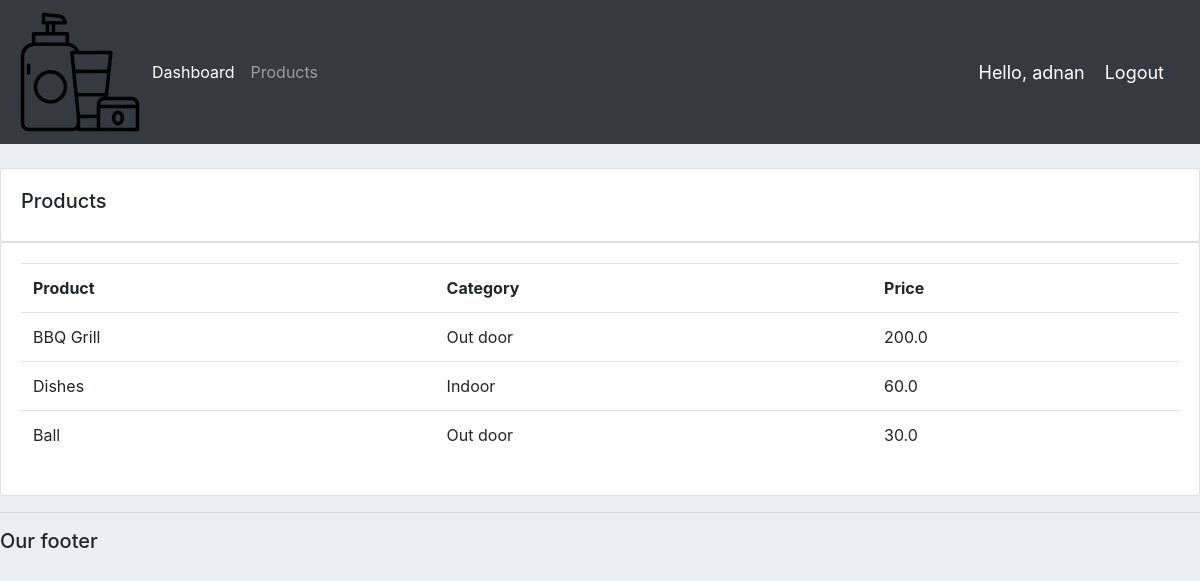
Screenshot of /products/ (signed in) with the database file from the repository.
### accounts/models.py (models this page shows, shortened)
class Product(models.Model):
    CATEGORY = (
                ('Indoor','Indoor'),
                ('Out door','Out door'),
            )
    name = models.CharField(max_length=200,null=True)
    price = models.FloatField(null=True)
    category = models.CharField(max_length=200,null=True,choices=CATEGORY)
    description = models.CharField(max_length=200,null=True, blank=True)
    date_created = models.DateTimeField(auto_now_add=True,null=True)
    tags = models.ManyToManyField(Tag)

### accounts/decorators.py (the view)
		def wrapper_func(request, *args, **kwargs):
			group = None
			if request.user.groups.exists():
				group = request.user.groups.all()[0].name
			if group in allowed_roles:
				return view_func(request, *args, **kwargs)
			else:
				return HttpResponse('You are not authorized to view this page')

### accounts/views.py (called while the page is built)
@login_required(login_url='login')
@allowed_users(allowed_roles=['admin'])
def products(request):
    products = Product.objects.all()
    return render(request,'accounts/products.html',{
        'products':products
    })

### accounts/templates/accounts/products.html
{% extends 'accounts/main.html' %}
{% block content %}
<br>
<div class="row">
    <div class="col-md">
        <div class="card card-body">
            <h5>Products</h5>
        </div>
        <div class="card card-body">
            <table class="table">
                <tr>
                    <th>Product</th>
                    <th>Category</th>
                    <th>Price</th>
                </tr>
                {% for i in products %}
                    <tr>
                        <td>
                            {{ i.name }}
                        </td>
                        <td>
                            {{ i.category }}
                        </td>
                        <td>
                            {{ i.price }}
                        </td>
                    </tr>
                {% endfor %}
            </table>
        </div>
    </div>
</div>
{% endblock %}

### accounts/templates/accounts/navbar.html (shortened to what this page needs)
{% load static %}
<nav class="navbar navbar-expand-lg navbar-dark bg-dark">
 <img src="{% static 'images/cosmetics.png' %}">
  <div class="collapse navbar-collapse" id="navbarNav">
    <ul class="navbar-nav">
      {% if request.user.is_staff %}
        <li class="nav-item active">
          <a class="nav-link" href="{% url 'home' %}">Dashboard</a>
        </li>
        <li class="nav-item">
          <a class="nav-link" href="{% url 'products' %}">Products</a>
        </li>
      {% else %}
        <li class="nav-item">
          <a class="nav-link" href="{% url 'account' %}">Settings</a>
        </li>
      {% endif %}
    </ul>
  </div>
  <span class="hello-msg">Hello, {{request.user}}</span>
  <span ><a  class="hello-msg" href="{% url 'logout' %}">Logout</a></span>
</nav>

### static/css/main.css (style rules this page uses)
body { background-color: #ebeff5; }

### accounts/templates/accounts/navbar.html (style rules this page uses)
.hello-msg { font-size: 18px; color: #fff; margin-right: 20px; }

### rows the page displays
Product: name "BBQ Grill", category "Out door", price "200.0"
Product: name "Dishes", category "Indoor", price "60.0"
Product: name "Ball", category "Out door", price "30.0"

### other values shown
{{ request.user }} "adnan"
